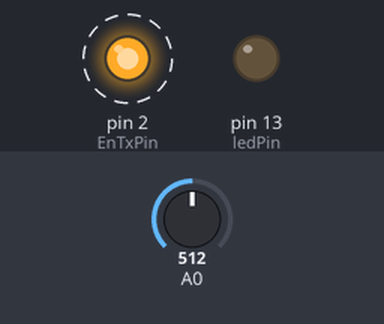
Bench run of a sketch on a simulated Arduino Uno, built with avr-gcc and run on an emulated ATmega328P. Shown: output pins drawn as LEDs (lit = HIGH). Dashed ring = blinking. The test bench sets the inputs (shaded band); at power-on: A0 = 512. What the sketch prints to the serial monitor is not drawn.

Above: at 0.02 s.
Timing chart, 0 to 3.0 s (numbered marks = the images above):
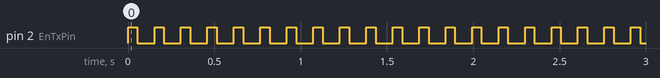

The sketch:

MaestroHalf.ino
```cpp
const int ledPin =  13;  // Numero del pin para el Led
const int EnTxPin =  2;  // HIGH:TX y LOW:RX
void setup()
{
  Serial.begin(9600);
  Serial.setTimeout(100);//establecemos un tiempo de espera de 100ms
  //inicializamos los pines
  pinMode(ledPin, OUTPUT);
  pinMode(EnTxPin, OUTPUT);
  digitalWrite(ledPin, LOW);
  digitalWrite(EnTxPin, HIGH);
}

void loop()
{

  int lectura = analogRead(0);//leemos el valor del potenciómetro (de 0 a 1023)
  int angulo= map(lectura, 0, 1023, 0, 180);// escalamos la lectura a un valor de ángulo (entre 0 y 180)
  //---enviamos el ángulo para mover el servo------
  Serial.print("I"); //inicio de trama
  Serial.print("S"); //S para indicarle que vamos a mover el servo
  Serial.print(angulo); //ángulo  o dato
  Serial.print("F"); //fin de trama
  //----------------------------
  delay(50);
  //---solicitamos una lectura del sensor----------
  Serial.print("I"); //inicio de trama
  Serial.print("L"); //L para indicarle que vamos a Leer el sensor
  Serial.print("F"); //fin de trama
  Serial.flush();    //Esperamos hasta que se envíen los datos
  //----Leemos la respuesta del Esclavo-----
  digitalWrite(EnTxPin, LOW); //RS485 como receptor
  if(Serial.find("i"))//esperamos el inicio de trama
  {
      int dato=Serial.parseInt(); //recibimos valor numérico
      if(Serial.read()=='f') //Si el fin de trama es el correcto
       {
         funcion(dato);  //Realizamos la acción correspondiente
      }

  }
  digitalWrite(EnTxPin, HIGH); //RS485 como Transmisor
  //----------fin de la respuesta-----------

}
void funcion(int dato)
{
  if(dato>500)
  digitalWrite(ledPin, HIGH);
  else
  digitalWrite(ledPin, LOW);
}
```

Measured:
- by itself, pin 2 (EnTxPin): alternates HIGH for 0.05 s and LOW for 0.10 s
